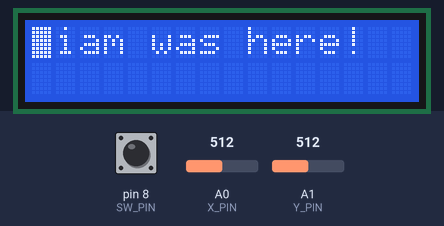
Bench run of a sketch on a simulated Arduino Uno, built with avr-gcc and run on an emulated ATmega328P. Parts: 16×2 character LCD. Inputs (shaded band) come from the test bench; at power-on: pin 8 (SW_PIN) HIGH, A0 (X_PIN) = 512, A1 (Y_PIN) = 512. What the sketch prints to the serial monitor is not drawn.

Above: at 1.2 s.
1.3 s: pin 8 (SW_PIN) pulled LOW for 3.2 s
At 5.3 s:
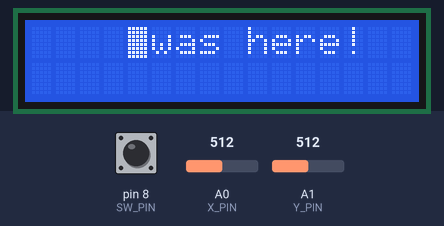
6.0 s: pin 8 (SW_PIN) pulled LOW for 3.2 s
At 9.6 s:
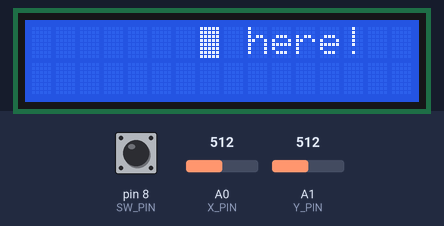
10.7 s: pin 8 (SW_PIN) pulled LOW for 0.15 s
At 11.7 s:
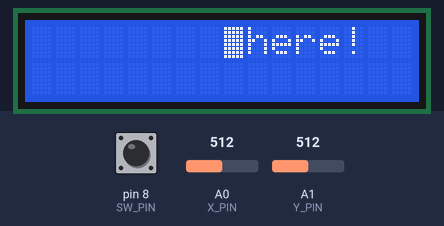
12.3 s: pin 8 (SW_PIN) pulled LOW for 3.2 s
At 15.9 s:
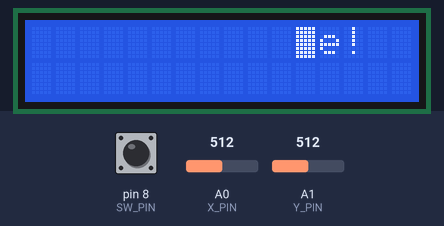
17.0 s: pin 8 (SW_PIN) pulled LOW for 1 s
At 17.9 s:
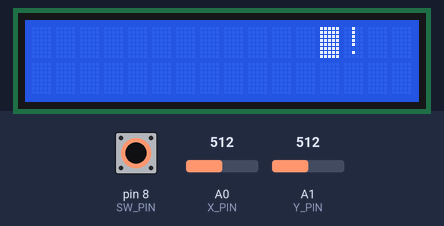
19.5 s: pin 8 (SW_PIN) pulled LOW for 0.15 s
At 19.9 s:
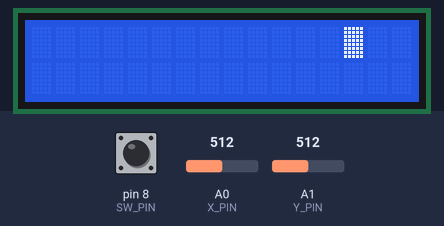
Timing chart, 0 to 22.1 s (numbered marks = the images above; inputs shaded):
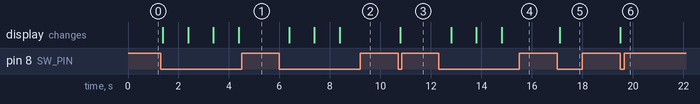

The sketch:

LCD_Joystick.ino
```cpp
// (licence header left out)
#include <LiquidCrystal.h>

LiquidCrystal lcd(2,3,4,5,6,7);
const int SW_PIN=8;
const int X_PIN=0;
const int Y_PIN=1;

int X_POS=0;
int Y_POS=0;
bool MOVE_ENABLED=true;

char EDIT_CHARS[] = { ' ','A','B','C','D','E','F','G','H','I' };
int EDIT_POS=0;
bool EDIT = false;

void setup() {
  // put your setup code here, to run once:
  lcd.begin(16,2);
  pinMode(SW_PIN, INPUT);
  digitalWrite(SW_PIN, HIGH);
  Serial.begin(9600);
  lcd.setCursor(0,0);
  lcd.print("Liam was here!");
  lcd.setCursor(X_POS,Y_POS);
}

void blink(){
  //delay(1000);
  lcd.blink();
  /*delay(1000);
  lcd.noBlink();*/
}

void tran_pos(char pos){
  switch(pos){
    case 'U':
      Y_POS--;
      break;
    case 'D':
      Y_POS++;
      break;
    case 'L':
      X_POS--;
      break;
    case 'R':
      X_POS++;
      break;
  }
  lcd.setCursor(X_POS,Y_POS);
}

void edit_mode(){

}

void loop() {
  // put your main code here, to run repeatedly:
  blink();
  Serial.print("Switch: ");
  Serial.print(digitalRead(SW_PIN));

  Serial.print("\n");
  Serial.print("X-Axis: ");
  Serial.print(analogRead(X_PIN));

  Serial.print("\n");
  Serial.print("Y-Axis: ");
  Serial.print(analogRead(Y_PIN));

  Serial.print("\n\n");
  if(MOVE_ENABLED){
    if(analogRead(Y_PIN)<=300 && Y_POS> 0){
      tran_pos('U');
    }
    if(analogRead(Y_PIN)>=700 && Y_POS<1){
      tran_pos('D');
    }
    if(analogRead(X_PIN)<=300 && X_POS<15){
      tran_pos('R');
    }
    if(analogRead(X_PIN)>=700 && X_POS> -1){
      tran_pos('L');
    }
  }
  if(digitalRead(SW_PIN)==0){
    EDIT=true;
    while(EDIT && ((Y_PIN<=300 || Y_PIN>=700))){
      MOVE_ENABLED=false;
      while(analogRead(Y_PIN)<=10 && EDIT_POS > -1){
        EDIT_POS--;
        //lcd.print(EDIT_CHARS[EDIT_POS]);
        delay(500);
      }
      while(analogRead(Y_PIN)>=1000 && EDIT_POS < 51){
        EDIT_POS++;
        //lcd.print(EDIT_CHARS[EDIT_POS]);
        delay(500);
      }
      lcd.print(EDIT_CHARS[EDIT_POS]);
      delay(1000);
      if(digitalRead(SW_PIN)==1){
        delay(1000);
        if(digitalRead(SW_PIN)==1){
          EDIT=false;
          MOVE_ENABLED=true;
          break;
        }
      }
      EDIT_POS=0;
    }
  }
  delay(100);
}
```

Measured:
- after the input at 1.3 s, the display: first changes after 0.08 s (image 1 shows a later state)
- after the input at 6.0 s, the display: first changes after 0.39 s (image 2 shows a later state)
- after the input at 10.7 s, the display: changes after 0.09 s (image 3)
- after the input at 12.3 s, the display: first changes after 0.49 s (image 4 shows a later state)
- after the input at 17.0 s, the display: changes after 0.10 s (image 5)
- after the input at 19.5 s, the display: changes at once (image 6)
